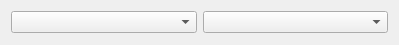
<?xml version="1.0" encoding="UTF-8"?>
<ui version="4.0">
 <class>AttrValWdgt</class>
 <widget class="QDialog" name="AttrValWdgt">
  <property name="geometry">
   <rect>
    <x>0</x>
    <y>0</y>
    <width>399</width>
    <height>45</height>
   </rect>
  </property>
  <property name="windowTitle">
   <string>Dialog</string>
  </property>
  <layout class="QGridLayout" name="attr_val_widget_layout">
   <item row="0" column="0">
    <widget class="QComboBox" name="cb_attr">
     <property name="focusPolicy">
      <enum>Qt::StrongFocus</enum>
     </property>
     <property name="autoFillBackground">
      <bool>true</bool>
     </property>
     <property name="insertPolicy">
      <enum>QComboBox::InsertAtTop</enum>
     </property>
    </widget>
   </item>
   <item row="0" column="1">
    <widget class="QComboBox" name="cb_val">
     <property name="focusPolicy">
      <enum>Qt::StrongFocus</enum>
     </property>
     <property name="autoFillBackground">
      <bool>true</bool>
     </property>
     <property name="insertPolicy">
      <enum>QComboBox::InsertAtBottom</enum>
     </property>
     <property name="frame">
      <bool>true</bool>
     </property>
    </widget>
   </item>
  </layout>
 </widget>
 <resources/>
 <connections/>
</ui>
